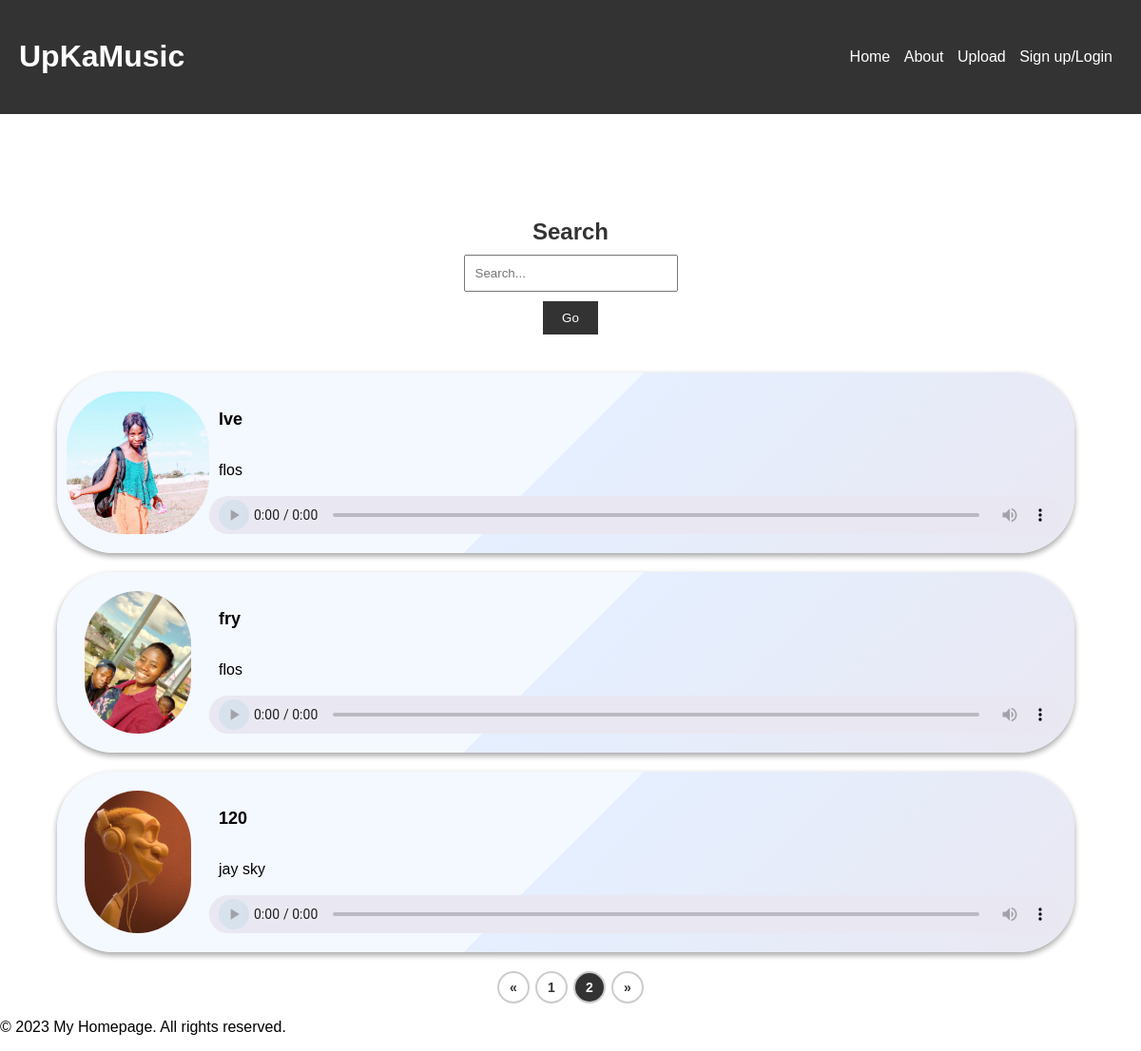
Screenshot of /?page=2 with the database file from the repository.
### music/models.py (models this page shows, shortened)
class Song(models.Model):
    id = models.AutoField(primary_key=True)
    title = models.CharField(max_length=100)
    artist = models.CharField(max_length=100)
    image = models.ImageField(upload_to='images')
    file = models.FileField(upload_to='songs')
    upload_date = models.DateTimeField(auto_now_add=True)

### music/views.py (the view)
# urls.py: path('', views.home, name='home'),
def home(request):
    songs = Song.objects.all()
    paginator = Paginator(songs, 5)# number of songs displayed on the screen
    page = request.GET.get('page')
    songs =paginator.get_page(page)
    return render(request, 'home.html', {'songs': songs})

### templates/home.html (shortened to what this page needs)
{% extends 'base.html'%}
{% load static %}
{% block content  %}
{% for song in songs %}
<div class="HTML_Audio_player">
    <div class="Audio_Player_image"><img style="border-radius: 60px;" src="{{song.image.url }}" /></div>
    <div class="player-content">
      <div class="player-info">
        <h3 class="song-name">{{song.title}}</></h3>
        <p class="artist">{{song.artist}}</a></p>
      </div>
      <div class="k2_audio_player">
        <audio controls style="width: 80%;">
          <source src="{{song.file.url }}" type="audio/mp3" />
        </audio>
      </div>
    </div>
  </div>
  {% endfor %}
 <div class="pagination">
  {% if songs.has_previous %}
      <a href="?page=1" class="previous">&laquo;</a>
  {% else %}
      <a class="previous disabled">&laquo;</a>
  {% endif %}
  {% for page in songs.paginator.page_range %}
      {% if page == songs.number %}
          <a href="?page={{ page }}" class="current-page">{{ page }}</a>
      {% else %}
          <a href="?page={{ page }}">{{ page }}</a>
      {% endif %}
  {% endfor %}
  {% if songs.has_next %}
      <a href="?page={{ songs.next_page_number }}" class="next">&raquo;</a>
  {% else %}
      <a class="next disabled">&raquo;</a>
  {% endif %}
</div>
  {% endblock  %}

### static/css/styles.css (style rules this page uses)
body { font-family: Arial, sans-serif; margin: 0; padding: 0; }
.HTML_Audio_player { z-index: 10; background: linear-gradient(135deg, #f4f8ff 0, #f4f8ff 49%, #e5efff 49%, #e9e8f2 100%); color: inherit; min-height: 120px; max-height: 150px; display: flex; justify-content: center; margin: 0 60px; margin-top: 20px; margin-right: 70px; border-radius: 60px; box-shadow: rgba(0, 0, 0, 0.16) 0px 3px 6px, rgba(0, 0, 0, 0.23) 0px 3px 6px; padding: 20px 10px; }
.Audio_Player_image { width: 150px; display: flex; justify-content: center; }
.player-content { flex-grow: 1; display: flex; flex-direction: column; }
.player-info { flex-grow: 1; display: flex; flex-direction: column; justify-content: center; padding-left: 10px; }
.song-name { font-size: 18px; font-weight: 600; }
.k2_audio_player { display: flex; }
audio { flex-grow: 1; height: 40px; }

### templates/base.html (style rules this page uses)
.pagination { display: flex; justify-content: center; align-items: center; margin-top: 20px; }
.current-page { font-weight: bold; }

### templates/home.html (style rules this page uses)
.pagination { display: flex; justify-content: center; align-items: center; margin-top: 20px; }
.pagination a { display: flex; justify-content: center; align-items: center; width: 30px; height: 30px; margin: 0 3px; text-decoration: none; color: #333; border: 2px solid #ccc; border-radius: 50%; font-size: 14px; font-weight: bold; }
.pagination .current-page { background-color: #333; color: #fff; }
.pagination .previous { margin-left: 10px; }
.pagination .next { margin-right: 10px; }

### rows the page displays
Song: image (picture), title "lve", artist "flos"
Song: image (picture), title "fry", artist "flos"
Song: image (picture), title "120", artist "jay sky"

### other values shown
{{ page }} "1"
{{ page }} "2"
